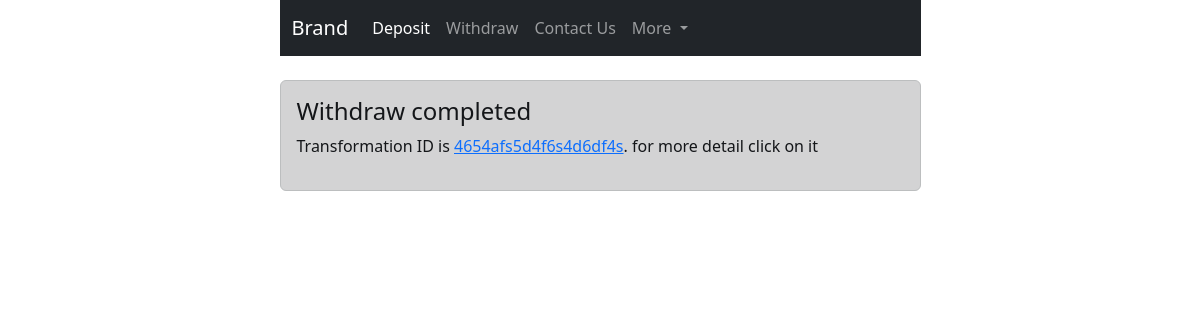
The page /withdraw (signed in) on the database as committed earlier.
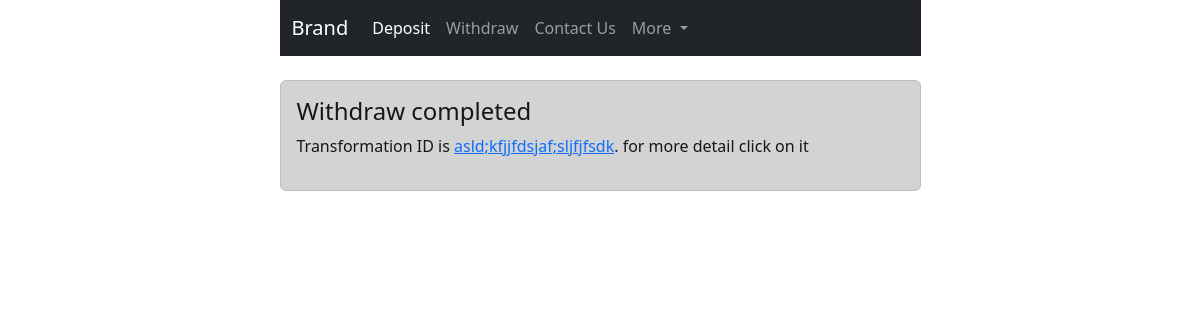
The same page on the database as committed later.
### financial/models.py (models this page shows, shortened)
class Withdraw(models.Model):
    user = models.ForeignKey(User, on_delete=models.CASCADE)
    date = models.DateTimeField(verbose_name="Date", auto_now_add=True, null=True)
    is_decline = models.BooleanField(default=False, help_text='cant pay')
    is_approved = models.BooleanField(default=False, help_text='Everything is ok and payed')
    wallet_id = models.CharField(max_length=1000, verbose_name='Wallet Address', null=False, blank=False,
                                 help_text='Wallet ID of user')
    hash = models.CharField(max_length=1000, verbose_name='Transaction HASH or TXID', null=True, blank=True,
                            help_text='ID of transaction of money to the user')
    objects = WithdrawManager()

### financial/views.py (the view)
# urls.py: path('withdraw', withdraw, name='withdraw'),
@login_required(login_url='/login')
def withdraw(request):
    is_withdraw_ok = False
    if Deposit.objects.check_deposit(request.user):
        users_status = AccessToken.objects.check_user_status(request.user)
        if users_status:
            access_tokens = AccessToken.objects.filter(representative=request.user)
            for access_token in access_tokens:
                access_token_user = Deposit.objects.check_deposit(access_token.user)
                if not access_token_user:
                    is_withdraw_ok = False
                    break
                is_withdraw_ok = True
    withdraw_approved_hash = Withdraw.objects.withdraw_approved_hash(request.user)
    is_withdraw_approved = Withdraw.objects.is_withdraw_approved(request.user)
    withdraw_form = WithdrawForm(request.POST or None)
    if request.method == "POST" and is_withdraw_ok:
        if withdraw_form.is_valid():
            wallet_id = withdraw_form.cleaned_data['wallet_id']
            Withdraw.objects.create(user=request.user, wallet_id=wallet_id)
            messages.success(request, 'Withdraw request sent! please be patient')
            return redirect('financial:withdraw')
    is_withdraw_exist_approved = Withdraw.objects.is_withdraw_exist_approved(request.user)
    withdraw_list = Withdraw.objects.filter(user=request.user)
    context = {
        'is_withdraw_ok': is_withdraw_ok,
        'withdraw_form': withdraw_form,
        'is_withdraw_exist_approved': is_withdraw_exist_approved,
        'withdraw_list': withdraw_list,
        'is_withdraw_approved': is_withdraw_approved,
        'withdraw_approved_hash': withdraw_approved_hash,
    }
    return render(request, 'financial/withdraw.html', context)

### access_token/models.py (called while the page is built)
    def check_user_status(self, user):
        access_tokens = AccessToken.objects.filter(representative=user)
        for at in access_tokens:
            if at.user is None:
                return False
        return True

### financial/models.py (called while the page is built)
    def is_withdraw_exist_approved(self, user):
        withdraw_list = Withdraw.objects.filter(user__email=user)
        for withdraw in withdraw_list:
            if not withdraw.is_approved and not withdraw.is_decline:
                return True
            if withdraw.is_approved:
                return True
        return False

    def is_withdraw_approved(self, user):
        withdraw_list = Withdraw.objects.filter(user__email=user)
        for withdraw in withdraw_list:
            if withdraw.is_approved:
                return True
        return False

    def withdraw_approved_hash(self, user):
        withdraw_list = Withdraw.objects.filter(user__email=user)
        for withdraw in withdraw_list:
            if withdraw.is_approved:
                return withdraw.hash
        return False

### users/models.py (called while the page is built)
    def __str__(self):
        return self.email

### templates/financial/withdraw.html (shortened to what this page needs)
{% extends 'shared/base.html' %}
{% load widget_tweaks %}
{% block content %}
    <br>
    {% if is_withdraw_approved %}
        <div class="alert alert-dark" role="alert">
            <h4 class="alert-heading">Withdraw completed</h4>
            <p>Transformation ID is <a href="https://tronscan.org/#/transaction/{{ withdraw_approved_hash }}"
                                       target="_blank">{{ withdraw_approved_hash }}</a>. for more detail click on it</p>
        </div>
    {% endif %}
{% endblock %}

Rows that differ between the two databases and show on the page:
no longer on this page (row edited): Withdraw: hash "4654afs5d4f6s4d6df4s"
now on this page (row edited): Withdraw: hash "asld;kfjjfdsjaf;sljfjfsdk"
